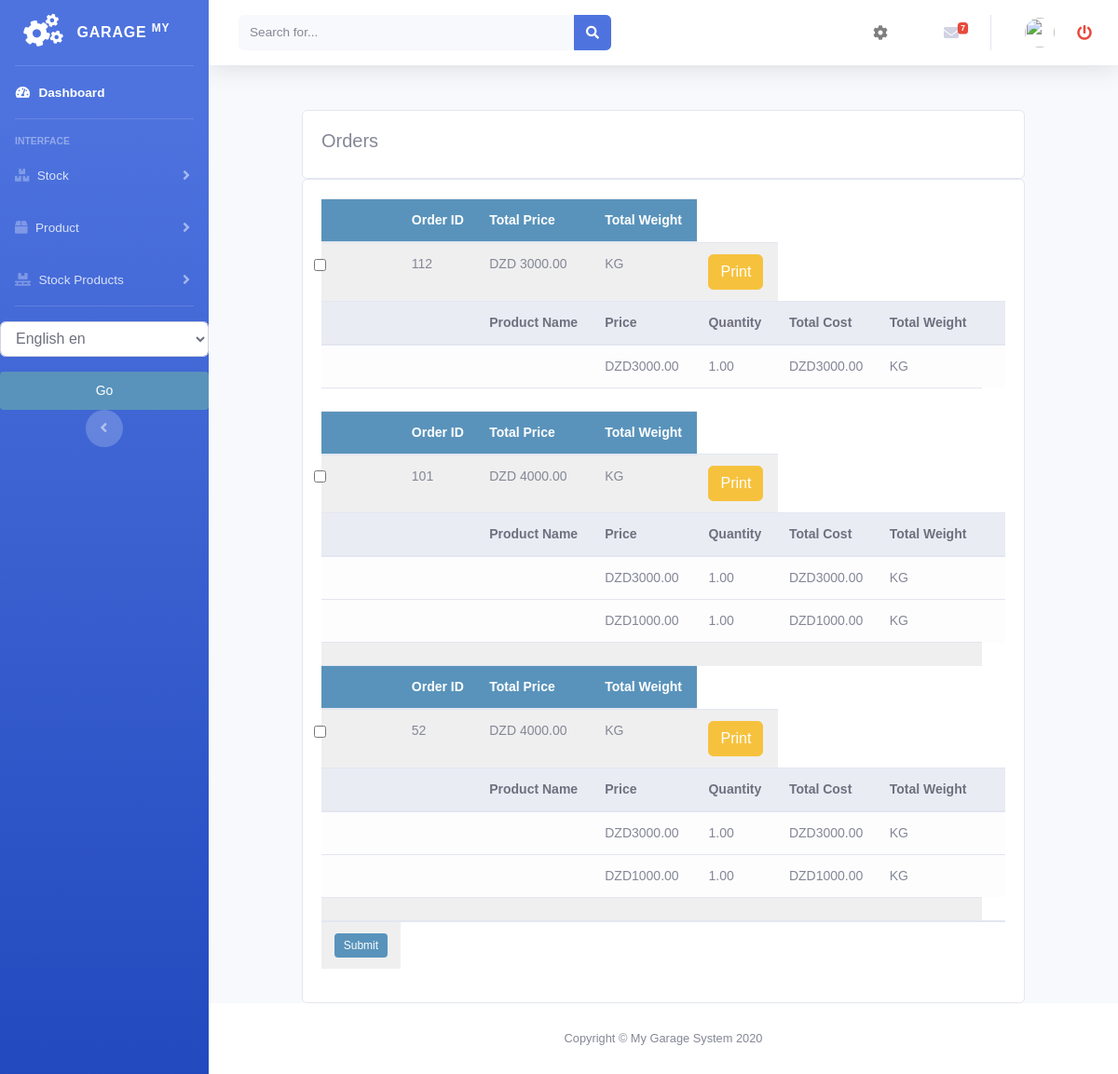
Page /sellorder/sellorder_list_by_customer/1 on the committed database.
### sellorder/models.py (models this page shows, shortened)
class Order(models.Model):
    customer = models.ForeignKey(Customer, on_delete=models.DO_NOTHING, related_name="orders")
    vehicle = models.ForeignKey(Vehicle, on_delete=models.DO_NOTHING, null=True, blank=True)
    created = models.DateTimeField(auto_now_add=True)
    updated = models.DateTimeField(auto_now=True)
    debt = models.DecimalField(max_digits=10, decimal_places=2, null=True, blank=True, default=0)
    timbre = models.DecimalField(max_digits=10, decimal_places=2, null=True, blank=True, default=0)
    total_price = models.DecimalField(max_digits=10, decimal_places=2, null=True, blank=True, default=0)
    discount_amount = models.DecimalField(max_digits=10, decimal_places=2, null=True, blank=True, default=0)
    paid = models.BooleanField(default=False)
    order_tva = models.PositiveIntegerField(default=0)
    confirmed = models.BooleanField(default=False)
    factured = models.BooleanField(default=False)
    order_date = models.DateField(null=True, blank=True)
    class Meta:
        ordering = ('-created',)
    def get_total_cost(self):
        return round(sum(item.get_cost() for item in self.items.all()), 2)

class OrderItem(models.Model):
    order = models.ForeignKey(Order,
                              related_name='items',
                              on_delete=models.CASCADE)
    stockproduct = models.ForeignKey(StockProduct,
                                     related_name='order_item',
                                     on_delete=models.SET_NULL, null=True, blank=True)
    price = models.DecimalField(max_digits=10, decimal_places=2)
    quantity = models.DecimalField(max_digits=10, decimal_places=2, default=0)
    def get_cost(self):
        return round(self.price * self.quantity, 2)

### sellorder/views.py (the view, shortened to what this page needs)
# urls.py: path('sellorder_list_by_customer/<str:pk>', views.sellorder_list_by_customer,
def sellorder_list_by_customer(request, pk):
    customer = Customer.objects.get(id=pk)
    current_year = CurrentYear.objects.all().filter()[:1].get()
    sellorders = Order.objects.all().filter(customer=customer, factured=False,
                                            order_date__year=current_year.year)
    context = {
        'sellorders': sellorders
    }
    return render(request, 'sellorder/billing_list_sellorder.html', context)

### accounts/templatetags/erpextra.py (called while the page is built)
@register.filter(name='has_group')
def has_group(user, group_name):
    group = Group.objects.get(name=group_name)
    return True if group in user.groups.all() else False

### sellorder/templates/sellorder/billing_list_sellorder.html (shortened to what this page needs)
{% extends 'home.html' %}
{% load static %}
{% load i18n %}
{% block content %}
<br>
<div class="row">
    <div class="col-md">
        <div class="card card-body">
            <h5>{% trans "Orders" %}</h5>
        </div>
        <div class="card card-body">
            <form action="" method="post">
                <table class="table">
                    {% for order in sellorders %}
                    <thead>
                    <tr>
                        <th>
                        </th>
                        <th>{% trans "Order ID" %}</th>
                        <th>{% trans "Total Price" %}</th>
                        <th>{% trans "Total Weight" %}</th>
                    </tr>
                    </thead>
                    <tbody>
                    <tr>
                        <td><input class="form-check-input" type="checkbox" value="{{order.id}}" id="{{order.id}}"
                                   name="orders">
                        </td>
                        <td>{{order.id}}</td>
                        <td>{% trans "DZD" %} {{order.get_total_cost}}</td>
                        <td>{% trans "KG" %} {{order.get_total_weight}}</td>
                        <td>
                            <a class="btn btn-warning " href="{% url 'sellorder:sellorder_pdf' order.id %}">{% trans "Print" %}</a>
                        </td>
                    </tr>
                    <thead class="thead-light">
                    <tr>
                        <th></th>
                        <th></th>
                        <th>{% trans "Product Name" %}</th>
                        <th>{% trans "Price" %}</th>
                        <th>{% trans "Quantity" %}</th>
                        <th>{% trans "Total Cost" %}</th>
                        <th>{% trans "Total Weight" %}</th>
                        <th></th>
                    </tr>
                    </thead>
                    {% for item in order.items.all %}
                    <tr>
                        <td class="table-light"></td>
                        <td class="table-light"></td>
                        <td class="table-light">{{ item.product.name }}</td>
                        <td class="table-light ">{% trans "DZD" %}{{ item.price }}</td>
                        <td class="table-light ">{{ item.quantity }}</td>
                        <td class="table-light">{% trans "DZD" %}{{ item.get_cost }}</td>
                        <td class="table-light">{% trans "KG" %} {{ item.get_weight }}</td>
                        <td class="table-light"></td>
                    </tr>
                    {% endfor %}
                    <tr>
                        <td></td>
                        <td></td>
                        <td></td>
                        <td></td>
                        <td></td>
                        <td></td>
                        <td></td>
                    </tr>
                    </tbody>
                    {% endfor %}
                    <tr class="text-center">
                        <td class="text-center">
                            <input class="btn btn-primary" type="submit" name="submit">
                        </td>
                    </tr>
                </table>
            </form>
        </div>
    </div>
</div>
{% endblock %}

### static/css/main.css (style rules this page uses)
body { margin:0; padding:0; font-family:helvetica, sans-serif; }
h1, h2, h3, h4, h5 , h6 { font-family: 'Ubuntu', sans-serif; font-weight:normal; }
a { text-decoration:none; color:#5993bb; }
a.button, input[type="submit"] { color:#fff; background:#5993bb; border-radius:4px; padding:10px 20px; font-size:14px; border:0; }
table { width:100%; border-spacing:0; border-collapse: collapse; }
table th, table td { text-align:left; font-size:14px; padding:10px; margin:0; }
tbody tr:nth-child(odd) { background:#efefef; }
thead th, tbody tr.total { background:#5993bb; color:#fff; font-weight:bold; }
td input[type="submit"] { font-size:12px; padding:4px 10px; }

### rows in the picture
Order: id "112", get_total_cost "3000.00"
OrderItem: price "3000.00", quantity "1.00", get_cost "3000.00"
Order: id "101", get_total_cost "4000.00"
OrderItem: price "3000.00", quantity "1.00", get_cost "3000.00"
OrderItem: price "1000.00", quantity "1.00", get_cost "1000.00"
Order: id "52", get_total_cost "4000.00"
OrderItem: price "3000.00", quantity "1.00", get_cost "3000.00"
OrderItem: price "1000.00", quantity "1.00", get_cost "1000.00"
